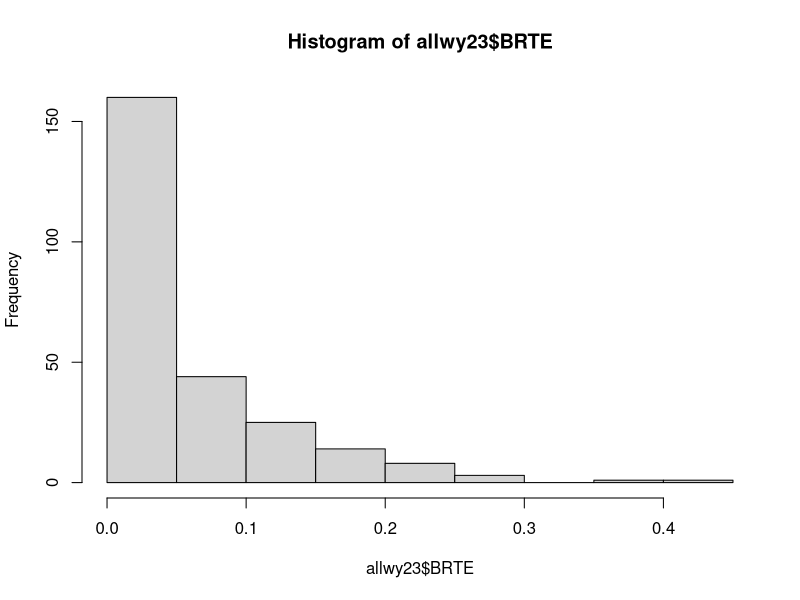
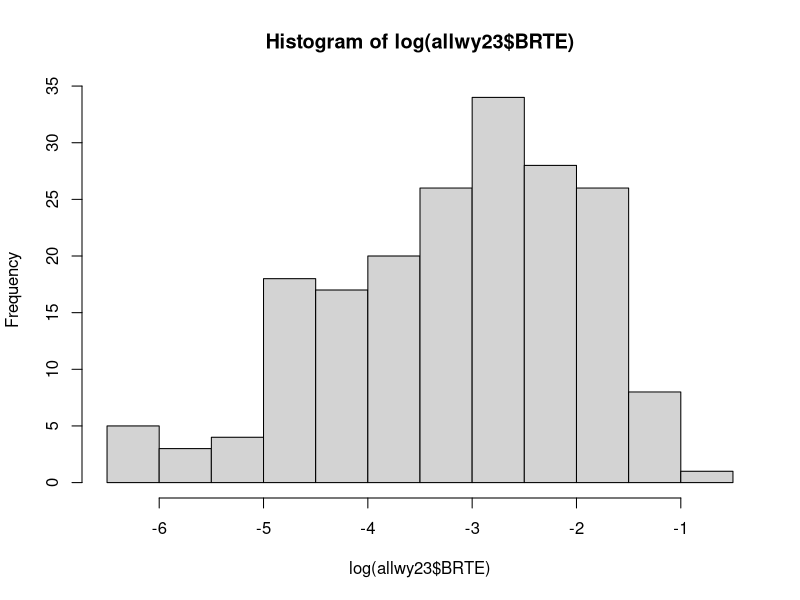
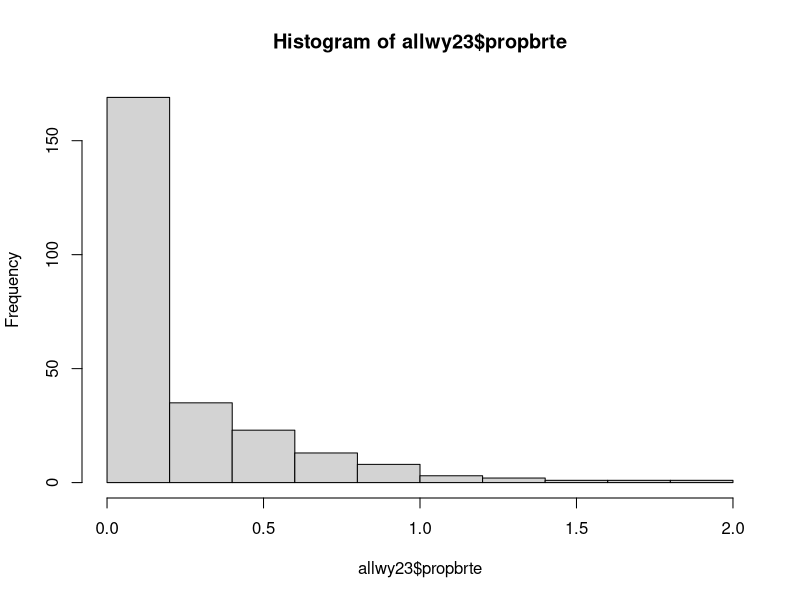
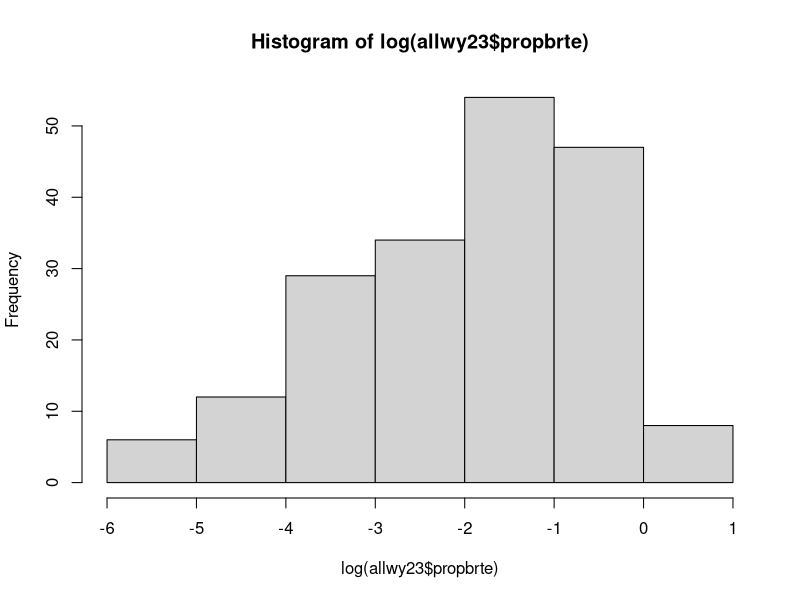

The R source for these figures, in order: (Note: this script raises an error after producing the figures.)
#### Analysis of invasion, WY 
#### how are inv species growth effected by native species in the different seeded communities? and
#### with our distance from targets?
#### Are IR communities or traits any more resistant to invasion than random? than FD? 
#### Are communities with more IR-target traits more tolerant of drought?
##(Is the likelihood of being invaded effected by any of the treatments?)

## packages
library(tidyverse)
library(lme4)
library(lmerTest)
library(ggeffects)

## read in all data and clean to create master dataframe
comp.wy <- read.csv("data/comp_wy_plot.csv") # Wyoming species comp data 
comp.wy <- comp.wy %>% filter(year == "2023") #remove pre-treatment data
#correct factor columns
comp.wy <- comp.wy %>% select(-drought)
comp.wy$year<-as.factor(comp.wy$year)
comp.wy$trt <- as.factor(comp.wy$trt)
comp.wy$block <- as.factor(comp.wy$block)
comp.wy <- comp.wy %>% mutate(trt = str_replace(trt, "^r$", "rand")) #make r match rand in cwm df

cwm.wy <- read.csv("data/cwm_wy(plot).csv")# Wyoming CWM data
cwm.wy$year <- as.factor(cwm.wy$year)
#make new sequence column
cwm.wy <- cwm.wy %>% mutate(yrorder = ifelse(year=="2021","1",
                                             ifelse(year=="2022","2",
                                                    ifelse(year=="2023","3","0"))))
cwm.wy$yrorder <- as.numeric(cwm.wy$yrorder)
#add plot ID column (but give NA to target/predicted communities)
cwm.wy <- cwm.wy %>% 
  mutate(plot = paste(block, trt, year, sep = "."))
cwm.wy <- cwm.wy %>% filter(year != "0") #remove predicted/target communities

cwm.wy <- cwm.wy %>% select(-c(rootdiam,veg)) #remove CWM rootdiam column to avoid confusion
cwmFD <- read.csv("data/cwm_raoq_wy(plot).csv") #add FD for traits that need it (rootdiam/veg)
cwmFD <- cwmFD %>% select(block,trt,year,drought,rootdiam,veg, full) #only columns we need
cwm.wy <- merge(cwm.wy,cwmFD, all.x=T)

# combine to master df (remove spp columns for now)
allwy23 <- merge(comp.wy[,-c(5:11,13:60)],cwm.wy, by=c("year","trt","block"))
allwy23$trt <- as.factor(allwy23$trt)

# also combine CWM_distances dataframe to master df 
wydist <- read.csv("data/cwm_maxdistances_wy(plot).csv")
#break apart distances ID to make wider and merge together
wydist <- separate(wydist, trt.b.y, into = c("trt", "block", "year"), sep = "\\.")
wydist <- wydist %>% mutate(trt = str_replace(trt, "^r$", "rand")) #make r match rand in cwm df

allwy23 <- merge(allwy23,wydist, by=c("year","trt","block"), all.x=T)
allwy23$trt <- as.factor(allwy23$trt)
allwy23$block <- as.factor(allwy23$block)
allwy23$year <- as.factor(allwy23$year)
#allwy$subplot <- as.factor(allwy$subplot)
allwy23$drought <- as.factor(allwy23$drought)

### how many WY 2022+2023 data need to be dropped from CWM calculations 
subvalid <- comp.wy %>% group_by(block,trt,year) %>%
  mutate(propnative = nativecov.plot/totcov.plot*100) %>% 
  filter(propnative < 80)
table(subvalid$year)
(17+132)/(512*3)*100 # only 10% total observation to remove
allwy23 <- allwy23 %>% 
  mutate(propnative = nativecov.plot/totcov.plot*100) %>% 
  mutate(propbrte = BRTE/totcov.plot) %>% #this one is not converted to percent
  mutate(propnativebrte = propnative+(BRTE*100))

## Ensure levels are correctly compared in models
allwy23$trt <- relevel(allwy23$trt, ref = "rand") #make random communities the reference level
allwy23$drought <- relevel(allwy23$drought, ref = "cntl") #make ambient precip the reference level
#for visuals
droughtcolswy <- c("cntl"="skyblue", "drt"="tomato") #create variable for color

### data summary
# look at response variable in each dataset
# looking at plots as a whole even though we seeded into one of the subplots, so 256 total plots
# WY
hist(allwy23$BRTE)
hist(log(allwy23$BRTE)) #better logged
allwy23 %>% filter(BRTE!="0") %>% n_distinct() #only 192/512 (-250 or so not seeded or found) have BRTE (~75%)
allwy23 <- allwy23 %>% mutate(log.brte = log(BRTE)) %>% 
  mutate(log.brte = ifelse(log.brte == -Inf, NA, log.brte))
# #check additional variables
hist(allwy23$propbrte)
hist(log(allwy23$propbrte)) #better logged
allwy23 %>% filter(propbrte!="0") %>% n_distinct() #only 192/512 (-250 or so not seeded or found) have BRTE (~75%)
allwy23 <- allwy23 %>% mutate(log.propbrte = log(propbrte)) %>% 
  mutate(log.propbrte = ifelse(log.propbrte == -Inf, NA, log.propbrte))
# #make invcov column
# allwy23 <- allwy23 %>% mutate(invcov = totcov.plot-nativecov.plot) #(already a proportion)
# hist(allwy23$invcov)
# hist(log(allwy23$invcov)) #better logged
# allwy23 %>% filter(invcov!="0") %>% n_distinct() #only 259/512 (-259 not seeded or found) have BTRE
# allwy23 <- allwy23 %>% mutate(log.inv = log(invcov)) %>% 
#   mutate(log.inv = ifelse(log.inv == -Inf, NA, log.inv))

#### remove all plots where CWM could not be validly calculated
suballwy23 <- allwy23 %>% filter(propnativebrte >= 80)

#model
summary(lmer(log.propbrte~trt*drought+ (1|block), allwy23))
summary(irmod <- lmer(log.propbrte~distir*drought+ (1|block), suballwy23))
summary(m2<-lmer(log.propbrte~distdt*drought+ (1|block), suballwy23))
summary(lmer(log.propbrte~distfd*drought+ (1|block), allwy23))

# summary(irmod <- glmer(BRTEpres~trt*drought+ (1|block), fortest, family = "binomial"))
# x <- ggpredict(irmod,c("trt","drought")) 
# plot(x, show.title = F)

anova(lmer(log.gr~distdt*trt*distfd*drought*year+ (1|block), testno))

invboxwy <- ggplot(allwy23, aes(y=log.propbrte,x=drought,fill=trt))+
  geom_boxplot()+
  scale_fill_viridis_d(option = "D", begin = .1, end = 1, alpha = 0.7)+
  #facet_wrap(~year,scales="fixed")+
  geom_hline(yintercept =0,col="black")+
  labs(y=" ", fill="seed trt")+
  theme_ggeffects()
suballwy23 <- suballwy23 %>% mutate(nativecovbin = cut(nativecov.plot, 
                                                       breaks = quantile(nativecov.plot, probs = seq(0, 1, length.out = 4), na.rm = TRUE), 
                                                       include.lowest = TRUE))
# mutate(nativecovbin = bins.quantiles(nativecov.plot, 3, 3))
#   nativecovbin = ifelse(nativecov.plot 
invirwy <- ggplot(suballwy23, aes(y=log.propbrte,x=distir,col=drought))+
  geom_point()+
  geom_smooth(method = "lm")+
  scale_color_manual(values=droughtcolswy)+
  #facet_wrap(~year)+
  labs(y=" ", x="IR target")+
  geom_hline(yintercept =0,col="black")+
  #stat_cor(label.y = c(c(3,3.5),c(-2.5,-2.6)))+
  #geom_hline(yintercept =0,col="black")+
  theme_ggeffects()
invdtwy <- ggplot(suballwy23, aes(y=log.propbrte,x=distdt,col=drought))+
  geom_point()+
  geom_smooth(method = "lm")+
  scale_color_manual(values=droughtcolswy)+
  #facet_wrap(~year)+
  labs(y=" ", x="DT target")+
  geom_hline(yintercept =0,col="black")+
  #stat_cor(label.y = c(c(3,3.5),c(-2.5,-2.6)))+
  #geom_hline(yintercept =0,col="black")+
  theme_ggeffects()
invfdwy <- ggplot(suballwy23, aes(y=log.propbrte,x=distfd,col=drought))+
  geom_point()+
  geom_smooth(method = "lm")+
  scale_color_manual(values=droughtcolswy)+
  #facet_wrap(~year)+
  labs(y=" ", x="FD target")+
  geom_hline(yintercept =0,col="black")+
  #stat_cor(label.y = c(c(3,3.5),c(-2.5,-2.6)))+
  #geom_hline(yintercept =0,col="black")+
  theme_ggeffects()
distrwy <- ggplot(suballwy23, aes(y=log.brte,x=distr,col=drought))+
  geom_point(aes(y=log.brte,x=distr,col=drought, shape=year))+
  geom_smooth(method = "lm")+
  scale_color_manual(values=droughtcolswy)+
  #facet_wrap(~year)+
  labs(y=" ", x="")+
  geom_hline(yintercept =0,col="black")+
  stat_cor(geom = "label",label.y = c(c(3,3.5),c(-2.5,-2.6)))+
  #geom_te
  #geom_hline(yintercept =0,col="black")+
  theme_ggeffects()


#### combined figures
library(ggpubr)
wyfigtop <- ggarrange(invboxwy,invirwy, 
                      common.legend = T, legend = "right",
                      labels = c("a","b"),label.x = 1)
wyfigbottom <-ggarrange(invfdwy,invdtwy, 
                        common.legend = T, legend = "right",
                        labels = c("c","d"),label.x = 1)
wyfiginvasion <- ggarrange(wyfigtop,wyfigbottom, nrow=2)
wyfiginvasion <- annotate_figure(wyfiginvasion, bottom = "Euclidean distance to CWM target",
                                 left="log(relative cover BRTE)")

tiff("figures/invasionfigwy.tiff", res=400, height = 5,width =8, "in",compression = "lzw")
wyfiginvasion
dev.off()
